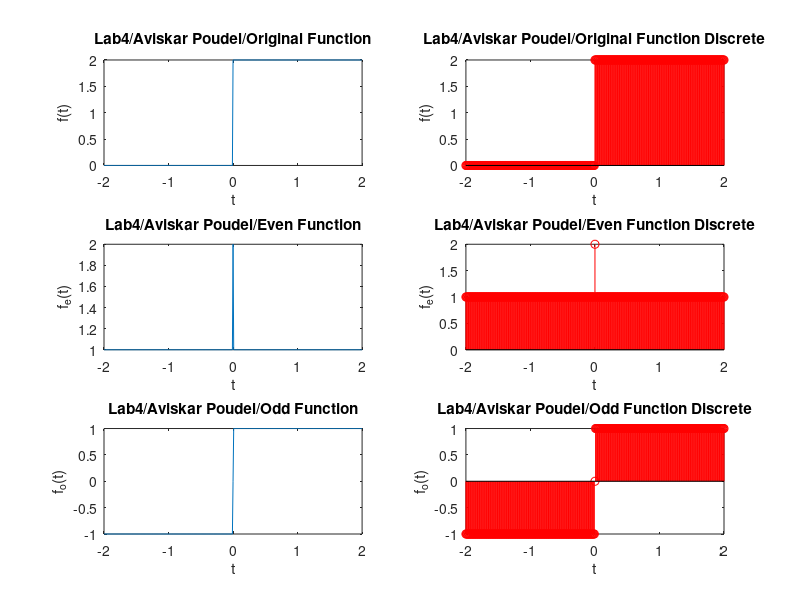

Source code (MATLAB):
t = -2:0.01:2;    
%x = t;

for i = 1:length(t)
    if t(i)>=0
        x(i) = 2;
    else
        x(i) = 0;
    end
end

% Compute even and odd parts
xe = (x + fliplr(x)) / 2;


xo  = (x - fliplr(x)) / 2;

% Plot original
figure
subplot(3,2,1)
plot(t, x)
title('Lab4/Aviskar Poudel/Original Function')
xlabel('t')
ylabel('f(t)')

subplot(3,2,2)
stem(t, x, 'r')
title('Lab4/Aviskar Poudel/Original Function Discrete')
xlabel('t')
ylabel('f(t)')

% Plot even part
subplot(3,2,3)
plot(t, xe)
title('Lab4/Aviskar Poudel/Even Function')
xlabel('t')
ylabel('f_e(t)')

subplot(3,2,4)
stem(t, xe, 'r')
title('Lab4/Aviskar Poudel/Even Function Discrete')
xlabel('t')
ylabel('f_e(t)')

% Plot odd part
subplot(3,2,5)
plot(t, xo)
title('Lab4/Aviskar Poudel/Odd Function')
xlabel('t')
ylabel('f_o(t)')

subplot(3,2,6)
stem(t, xo, 'r')
title('Lab4/Aviskar Poudel/Odd Function Discrete')
xlabel('t')
ylabel('f_o(t)')